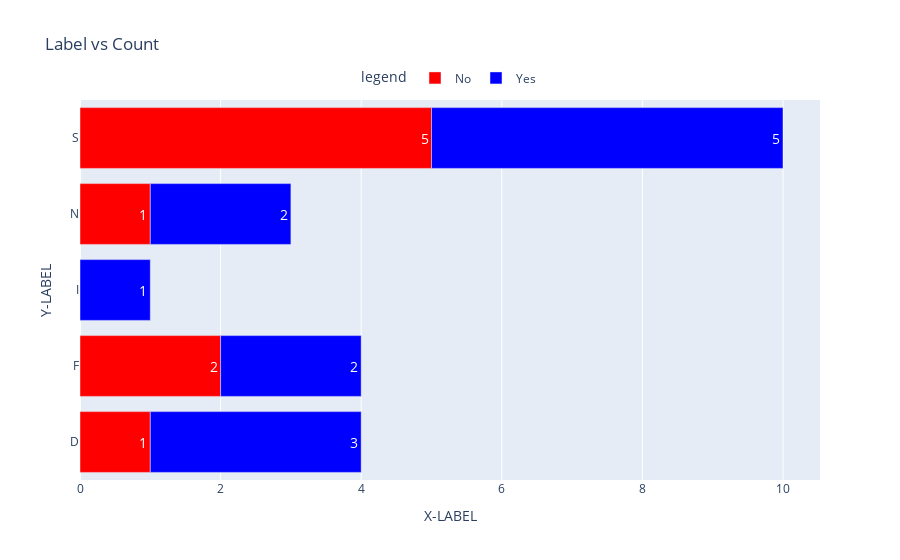

Source (notebook cell):
### Markdown cell above
### A. Bar Graph

### Code cell
import plotly.express as px
import pandas as pd

# Read the CSV file
df = pd.read_csv('data/bar_assignment.csv')

# Transform 1 into "Yes" and 0 into "No"
df['legend'] = df['COUNT'].map({1: 'Yes', 0: 'No'})

# Create a crosstab
df_crosstab = pd.crosstab(df['LABEL'], df['legend'])

# Reset the index to convert the crosstab to a DataFrame
df_crosstab = df_crosstab.reset_index()

# Melt the DataFrame to long format
df_melted = df_crosstab.melt(id_vars='LABEL', value_vars=['No', 'Yes'], var_name='legend', value_name='COUNT')

# Create a horizontal stacked bar chart
fig = px.bar(df_melted, x='COUNT', 
             y='LABEL', color='legend', 
             orientation='h', 
             title='Label vs Count', 
             text='COUNT', 
             color_discrete_map={'No': 'red', 'Yes': 'blue'}
             )

# Update layout to place legend below the title
fig.update_layout(
    legend=dict(
        orientation="h",
        yanchor="bottom",
        y=1.02,
        xanchor="center",
        x=0.5
    )
)

# Update x and y labels
fig.update_xaxes(title_text='X-LABEL')
fig.update_yaxes(title_text='Y-LABEL')

# Automatically display the values inside the bars
fig.update_traces(texttemplate='%{text}', textposition='inside', textfont_size=14, textfont_color='white')

# Show the figure
fig.show()

# fig.write_image("img/bar_assignment.png")
# Image("img/bar_assignment.png")

### Figure 1 — Plotly figure (JSON) as saved in the notebook; plotly's stock layout.template omitted (floating-point values rounded to 4 significant figures)
{"data": [{"alignmentgroup": "True", "hovertemplate": "legend=No<br>COUNT=%{text}<br>LABEL=%{y}<extra></extra>", "legendgroup": "No", "marker": {"color": "red", "pattern": {"shape": ""}}, "name": "No", "offsetgroup": "No", "orientation": "h", "showlegend": true, "text": [1, 2, 0, 1, 5], "textfont": {"color": "white", "size": 14}, "textposition": "inside", "texttemplate": "%{text}", "type": "bar", "x": [1, 2, 0, 1, 5], "xaxis": "x", "y": ["D", "F", "I", "N", "S"], "yaxis": "y"}, {"alignmentgroup": "True", "hovertemplate": "legend=Yes<br>COUNT=%{text}<br>LABEL=%{y}<extra></extra>", "legendgroup": "Yes", "marker": {"color": "blue", "pattern": {"shape": ""}}, "name": "Yes", "offsetgroup": "Yes", "orientation": "h", "showlegend": true, "text": [3, 2, 1, 2, 5], "textfont": {"color": "white", "size": 14}, "textposition": "inside", "texttemplate": "%{text}", "type": "bar", "x": [3, 2, 1, 2, 5], "xaxis": "x", "y": ["D", "F", "I", "N", "S"], "yaxis": "y"}], "layout": {"barmode": "relative", "legend": {"orientation": "h", "title": {"text": "legend"}, "tracegroupgap": 0, "x": 0.5, "xanchor": "center", "y": 1.02, "yanchor": "bottom"}, "title": {"text": "Label vs Count"}, "xaxis": {"anchor": "y", "domain": [0, 1], "title": {"text": "X-LABEL"}}, "yaxis": {"anchor": "x", "domain": [0, 1], "title": {"text": "Y-LABEL"}}}}
